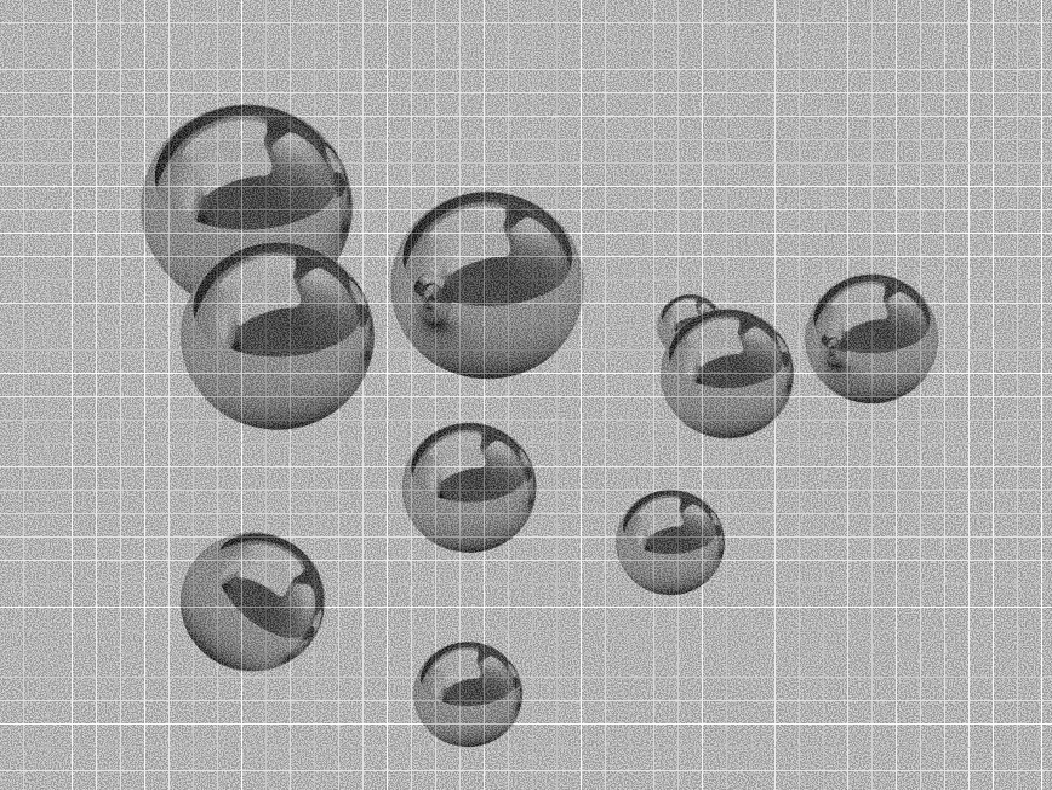
#> input picture figure/MetalBallsNoise.tif, 1052 x 790 px
$ jupyter execute metalball_noise_count.ipynb
#> lines starting #> are read from the running program, lines starting #| are printed output that depends on the picture; after the words box and inside, x2 and y2 are one past the last pixel; in counts of white or black regions, pixels touching at a corner belong together
[cell 1]
import cv2
import numpy as np
import matplotlib.pyplot as plt

[cell 2]
image = cv2.imread('./figure/MetalBallsNoise.tif', cv2.IMREAD_COLOR)
#> image is the input picture: shape (790, 1052, 3); min 0, max 255, mean 170.6
plt.imshow(cv2.cvtColor(image, cv2.COLOR_BGR2RGB))
plt.axis('off')
plt.show()

[cell 3]
gray = cv2.cvtColor(image, cv2.COLOR_BGR2GRAY)
plt.imshow(gray, cmap='gray')
plt.axis('off')
plt.show()

[cell 4]
thresh = cv2.threshold(gray, 140, 255, cv2.THRESH_BINARY_INV)[1]
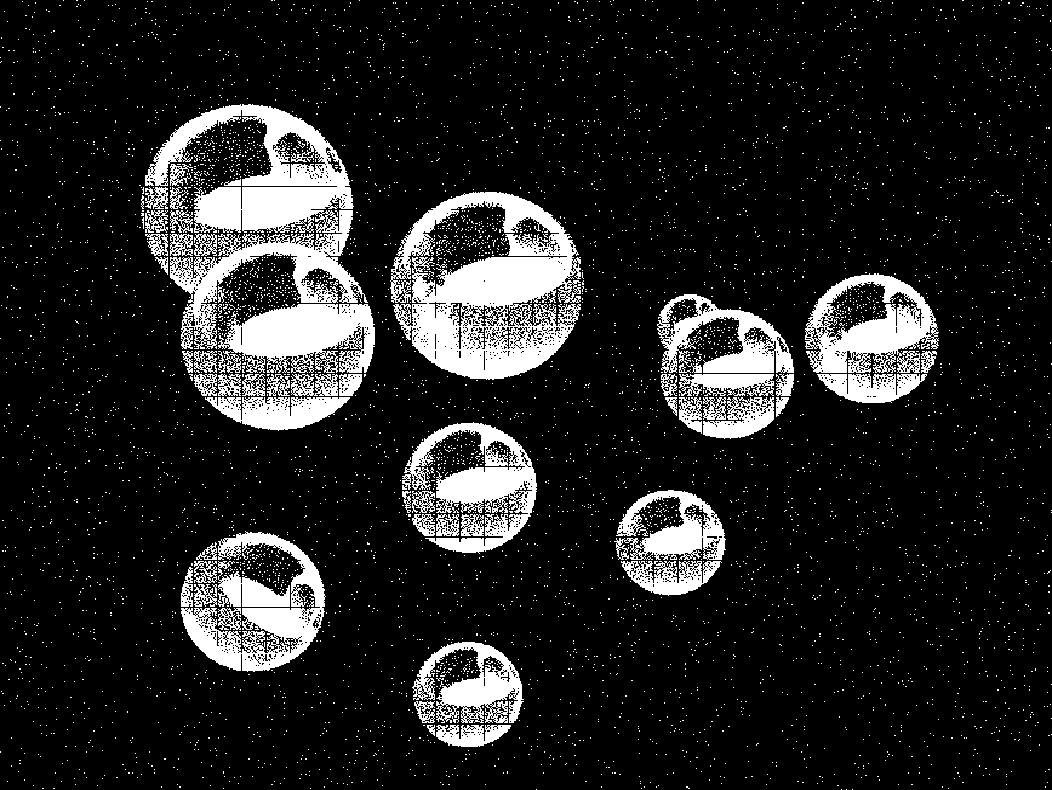
#> thresh: shape (790, 1052); 13.6% white; 5628 white regions (5568 under 20 px), largest, box (x1, y1, x2, y2) and area: (390, 192, 581, 380) 19499, (145, 104, 368, 349) 19223, (218, 304, 375, 373) 7703
thresh = cv2.medianBlur(thresh, 5)
#> thresh: shape (790, 1052); 13.4% white; 165 white regions (144 under 20 px), largest, box (x1, y1, x2, y2) and area: (143, 104, 375, 430) 36050, (390, 192, 582, 380) 21002, (181, 532, 325, 671) 11036
thresh = cv2.GaussianBlur(thresh, (5, 5), 0)
# close operation 4 times
kernel = np.ones((5, 5), np.uint8)
thresh = cv2.morphologyEx(thresh, cv2.MORPH_CLOSE, kernel, iterations=4)
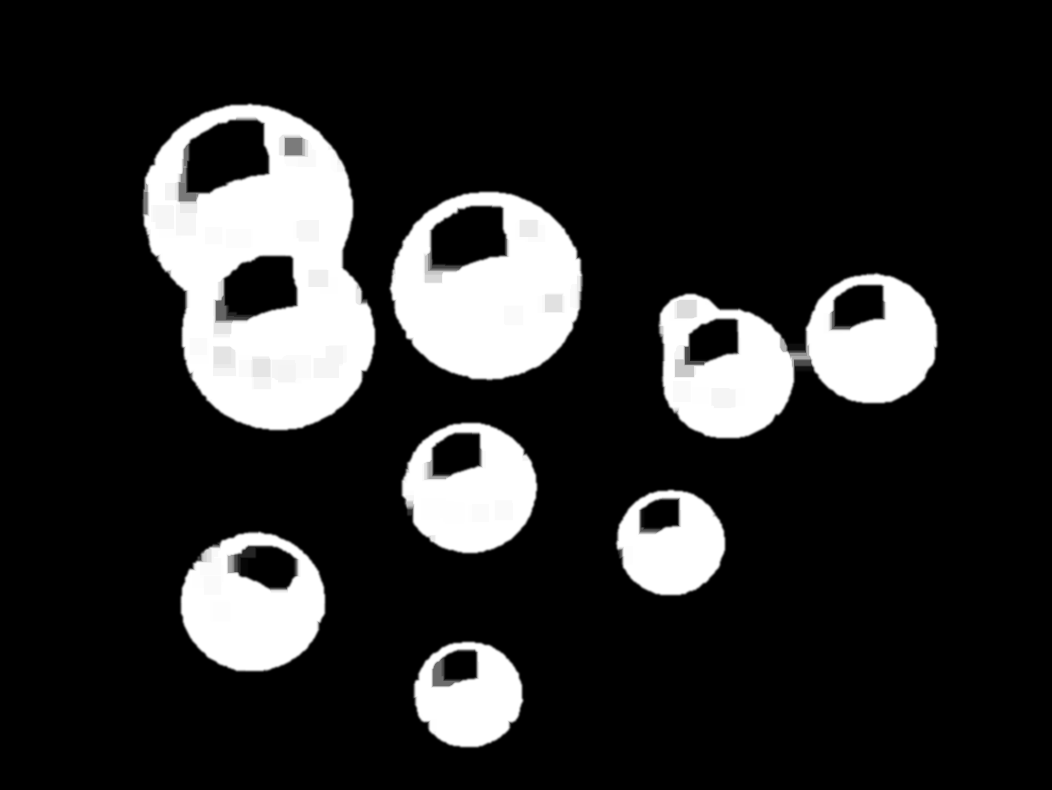
#> thresh: shape (790, 1052); min 0, max 255, mean 41.6

plt.imshow(thresh, cmap='gray')
plt.axis('off')
plt.show()

[cell 5]
edged = cv2.Canny(thresh, 30, 150)
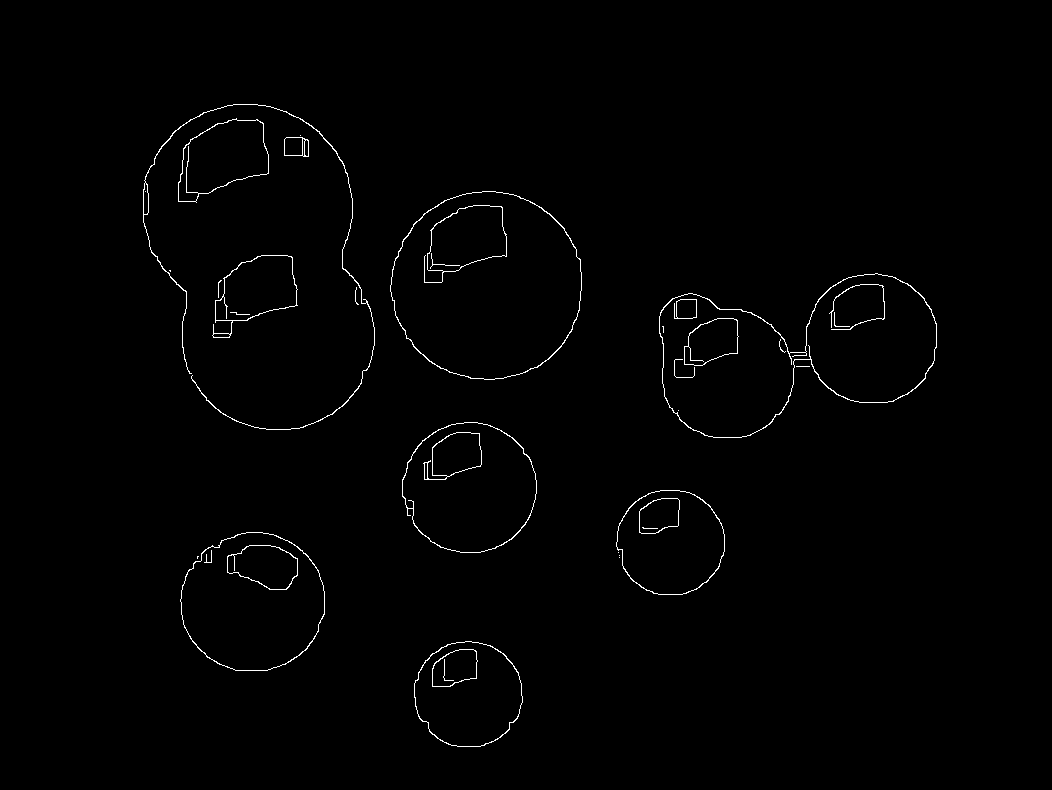
#> edged: shape (790, 1052); 0.88% white in thin lines or dots, all inside (x1, y1, x2, y2) = (143, 104, 937, 747)
plt.imshow(edged, cmap='gray')
plt.axis('off')
plt.show()

[cell 6]
# Find contours
contours, _ = cv2.findContours(thresh, cv2.RETR_EXTERNAL, cv2.CHAIN_APPROX_SIMPLE)
#> contours = 7 contours; box (x1, y1, x2, y2) and area: (141, 102, 377, 432) 57542, (657, 271, 939, 440) 30500, (388, 190, 584, 382) 29416, (179, 530, 327, 673) 16592, (400, 421, 539, 555) 14482, (412, 640, 525, 749) 9643, (614, 488, 727, 597) 9600
print(f'{len(contours)} contours found!')
#| 7 contours found!

# draw a binary image with countours, all white inside the contour
blank = np.zeros(image.shape, dtype='uint8')
cv2.drawContours(blank, contours, -1, (255, 255, 255), cv2.FILLED)
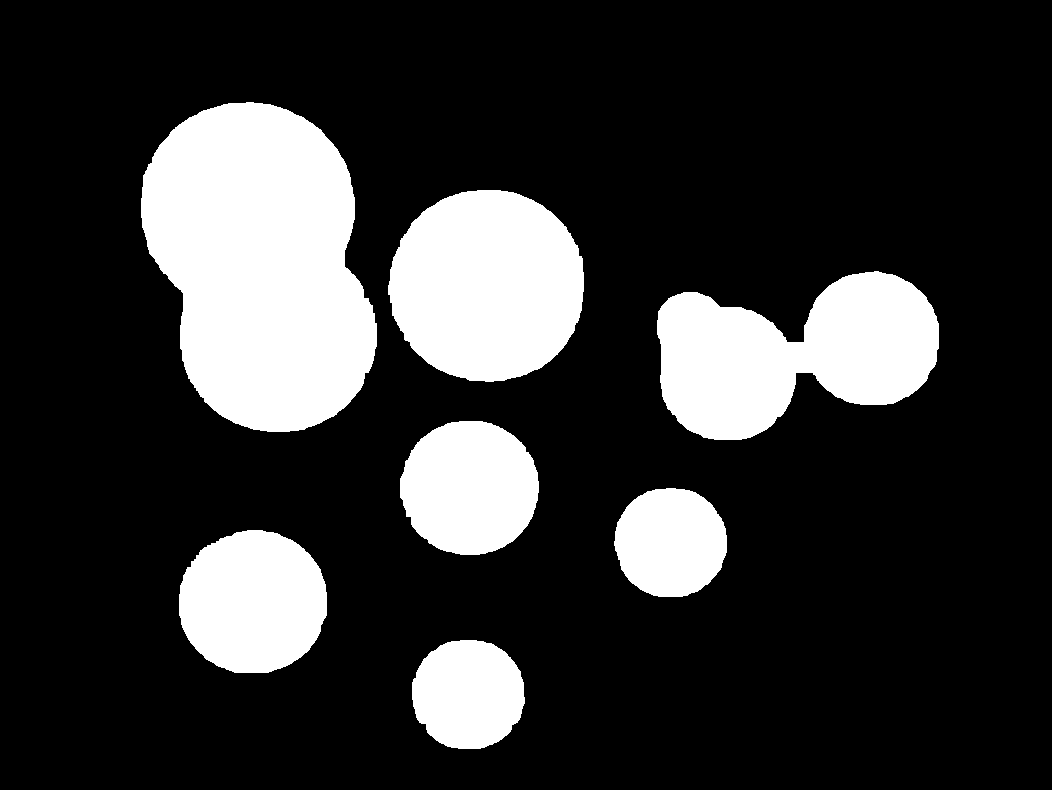
#> blank: shape (790, 1052, 3); 20.4% white; 7 white regions, largest, box (x1, y1, x2, y2) and area: (141, 102, 377, 432) 57974, (657, 271, 939, 440) 30896, (388, 190, 584, 382) 29701
blank = cv2.cvtColor(blank, cv2.COLOR_BGR2GRAY)
plt.imshow(blank, cmap='gray')
plt.axis('off')

[cell 7]
# detect circles in the countours
rows = blank.shape[0]
#> rows = 790
circles = cv2.HoughCircles(blank, cv2.HOUGH_GRADIENT, 2.2, rows / 16,
                               param1=100, param2=40,
                               minRadius=0, maxRadius=120)
#> circles = [[247.5, 207.9, 106.3], [669.9, 542.3, 56.1], [485.1, 284.9, 97.24], [467.5, 694.1, 56.76], [870.1, 339.9, 68.2], [278.3, 335.5, 96.36], [251.9, 603.9, 73.48], [469.7, 482.9, 71.94], [727.1, 368.5, 71.06], [691.9, 328.9, 36.74]]
# circles = cv2.HoughCircles(thresh, cv2.HOUGH_GRADIENT, 1, 100, param1=50, param2=30, minRadius=0, maxRadius=0)

image_show = image.copy()
if circles is not None:
    print(f'{len(circles[0, :])} circles found!')
#| 10 circles found!
    circles = np.round(circles[0, :]).astype('int')
#> circles = [[248, 208, 106], [670, 542, 56], [485, 285, 97], [468, 694, 57], [870, 340, 68], [278, 336, 96], [252, 604, 73], [470, 483, 72], [727, 368, 71], [692, 329, 37]]
    for (x, y, r) in circles:
        cv2.circle(image_show, (x, y), r, (0, 255, 0), 4)
        cv2.rectangle(image_show, (x-5, y-5), (x+5, y+5), (0, 128, 255), -1)
#> this loop made 10 passes
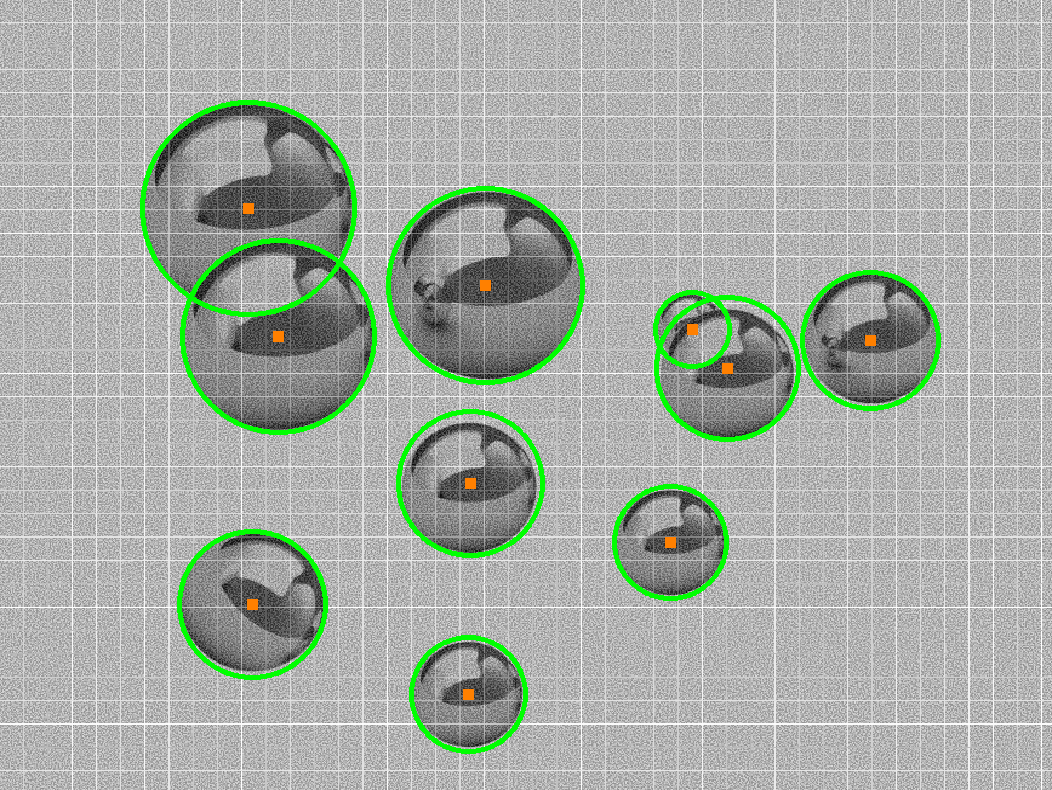
#> image_show: shape (790, 1052, 3); 2.88% of pixels changed, all inside (x1, y1, x2, y2) = (140, 100, 941, 754)

plt.imshow(cv2.cvtColor(image_show, cv2.COLOR_BGR2RGB))
plt.axis('off')
